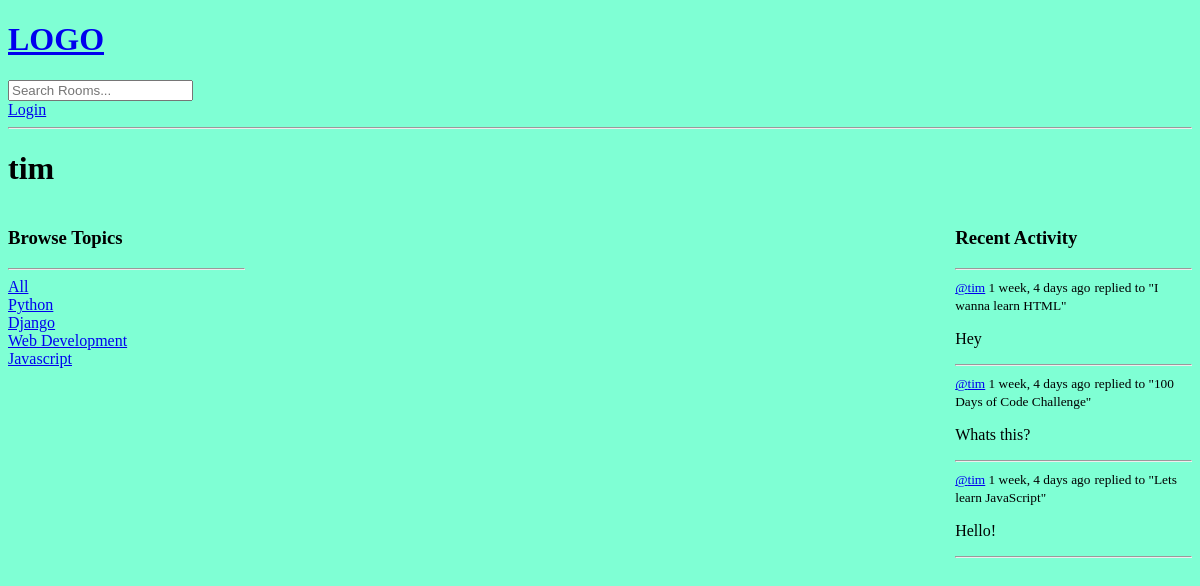
The app's page /profile/6, older data.
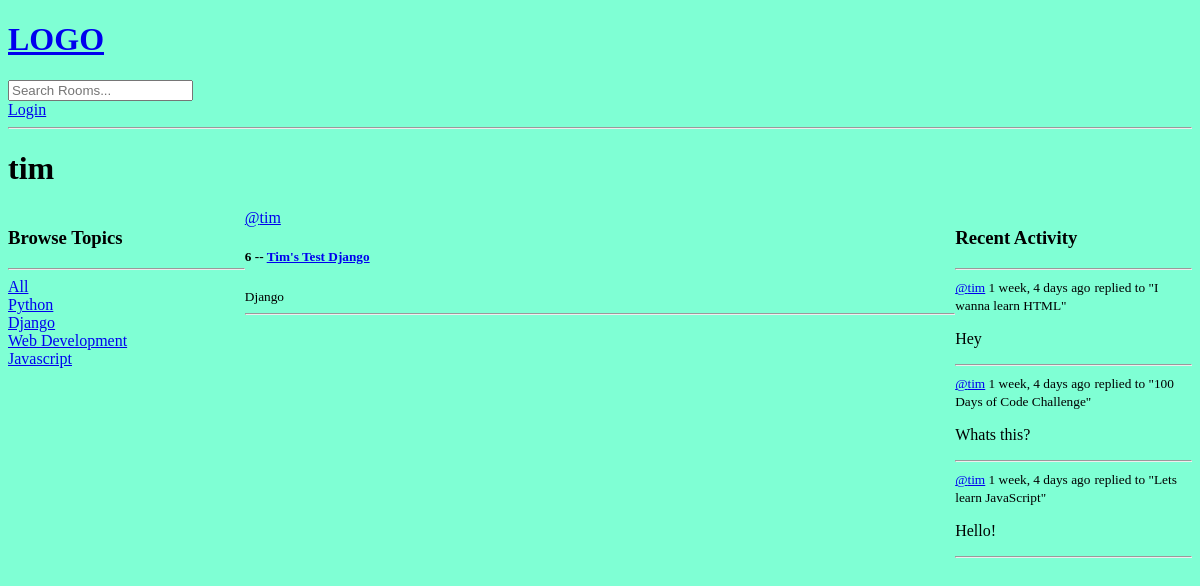
The same page, newer data.
### base/models.py (models this page shows, shortened)
class Topic(models.Model):
    name = models.CharField(max_length=200)

class Message(models.Model):
    user = models.ForeignKey(User, on_delete=models.CASCADE)
    room = models.ForeignKey(Room, on_delete=models.CASCADE)
    body = models.TextField()
    updated = models.DateTimeField(auto_now=True)
    created = models.DateTimeField(auto_now_add=True)
    class Meta:
        ordering = ['-updated','-created']
    def __str__(self):
        return self.body[0:50]

class Room(models.Model):
    host = models.ForeignKey(User, on_delete=models.SET_NULL, null=True)
    topic = models.ForeignKey(Topic, on_delete=models.SET_NULL, null=True)
    name = models.CharField(max_length=200)
    description = models.TextField(null=True, blank=True)
    participants = models.ManyToManyField(User, related_name='participants', blank=True)
    updated = models.DateTimeField(auto_now=True)
    created = models.DateTimeField(auto_now_add=True)
    class Meta:
        ordering = ['-updated','-created']
    def __str__(self):
        return self.name

### base/views.py (the view)
# urls.py: path('profile/<str:pk>', views.userProfile, name="user-profile"),
def userProfile(request,pk):
    user = User.objects.get(id=pk)
    rooms = user.room_set.all()
    room_messages = user.message_set.all()
    topics = Topic.objects.all()
    context={'user':user, 'rooms': rooms, 'room_messages': room_messages, 'topics': topics}
    return render(request, 'base/profile.html', context)

### base/templates/base/profile.html (shortened to what this page needs)
{% extends 'main.html' %}
{% block content %}
<h1>{{user.username}}</h1>
<div class="profile-container"">
    <div>
        {% include 'base/topics_component.html' %}
    </div>
    <div>
        {% include 'base/feed_component.html' %}
    </div>
    <div>
        {% include 'base/activity_component.html' %}
    </div>
</div>
{% endblock content %}

### base/templates/base/topics_component.html
<h3>Browse Topics</h3>
<hr>
<div>
    <a href="{% url 'home' %}">All</a>
</div>
{% for topic in topics %}
    <div>
        <a href="{% url 'home' %}?q={{topic.name}}">{{topic.name}}</a>
    </div>
{% endfor %}

### base/templates/base/feed_component.html (shortened to what this page needs)
<div>
    {% for room in rooms%}
        <div>
            <a href="{% url 'user-profile' room.host.id %}">@{{room.host.username}}</a>
            <h5>{{room.id}} -- <a href ="{% url 'room' room.id %}">{{room.name}}</a></h5>
            <small>{{room.topic.name}}</small>
            <hr>
        </div>
    {% endfor %}
</div>

### base/templates/base/activity_component.html (shortened to what this page needs)
<h3>Recent Activity</h3>
    <hr>
    {% for message in room_messages %}
        <div>
            <small><a href="{% url 'user-profile' message.user.id %}">@{{message.user}}</a>  {{message.created|timesince}} ago</small>
            <small>replied to "{{message.room}}"</small>
            <p>{{message}}</p>
            <hr>
        </div>
    {% endfor %}

Row changes from the older to the newer data that the page shows:
added Room: host.username "tim", id "6", name "Tim's Test Django", topic.name "Django"
